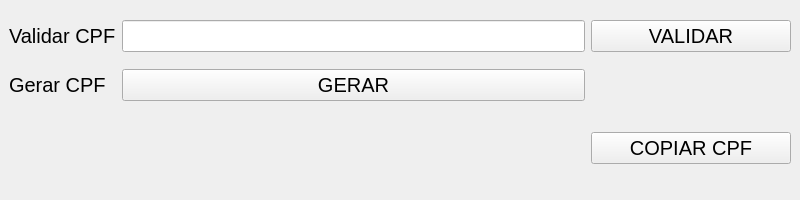
<?xml version="1.0" encoding="UTF-8"?>
<ui version="4.0">
 <class>MainWindow</class>
 <widget class="QMainWindow" name="MainWindow">
  <property name="geometry">
   <rect>
    <x>0</x>
    <y>0</y>
    <width>800</width>
    <height>200</height>
   </rect>
  </property>
  <property name="sizePolicy">
   <sizepolicy hsizetype="Fixed" vsizetype="Fixed">
    <horstretch>0</horstretch>
    <verstretch>0</verstretch>
   </sizepolicy>
  </property>
  <property name="minimumSize">
   <size>
    <width>800</width>
    <height>200</height>
   </size>
  </property>
  <property name="maximumSize">
   <size>
    <width>800</width>
    <height>200</height>
   </size>
  </property>
  <property name="windowTitle">
   <string>CPF Check Generator</string>
  </property>
  <widget class="QWidget" name="centralwidget">
   <layout class="QGridLayout" name="gridLayout">
    <item row="0" column="0">
     <widget class="QLabel" name="label_2">
      <property name="font">
       <font>
        <family>MS Sans Serif</family>
        <pointsize>15</pointsize>
       </font>
      </property>
      <property name="text">
       <string>Validar CPF</string>
      </property>
     </widget>
    </item>
    <item row="0" column="1">
     <widget class="QLineEdit" name="input_cpf">
      <property name="font">
       <font>
        <family>MS Sans Serif</family>
        <pointsize>15</pointsize>
       </font>
      </property>
     </widget>
    </item>
    <item row="0" column="2">
     <widget class="QPushButton" name="btn_validate_cpf">
      <property name="minimumSize">
       <size>
        <width>200</width>
        <height>0</height>
       </size>
      </property>
      <property name="font">
       <font>
        <family>MS Sans Serif</family>
        <pointsize>15</pointsize>
       </font>
      </property>
      <property name="text">
       <string>VALIDAR</string>
      </property>
     </widget>
    </item>
    <item row="1" column="0">
     <widget class="QLabel" name="label">
      <property name="font">
       <font>
        <family>MS Sans Serif</family>
        <pointsize>15</pointsize>
       </font>
      </property>
      <property name="text">
       <string>Gerar CPF</string>
      </property>
     </widget>
    </item>
    <item row="1" column="1">
     <widget class="QPushButton" name="btn_generate_cpf">
      <property name="font">
       <font>
        <family>MS Sans Serif</family>
        <pointsize>15</pointsize>
       </font>
      </property>
      <property name="text">
       <string>GERAR</string>
      </property>
     </widget>
    </item>
    <item row="2" column="0" colspan="2">
     <widget class="QLabel" name="return_label">
      <property name="font">
       <font>
        <family>MS Sans Serif</family>
        <pointsize>40</pointsize>
       </font>
      </property>
      <property name="styleSheet">
       <string notr="true">color: green;</string>
      </property>
      <property name="text">
       <string/>
      </property>
      <property name="alignment">
       <set>Qt::AlignCenter</set>
      </property>
     </widget>
    </item>
    <item row="2" column="2">
     <widget class="QPushButton" name="copy_cpf">
      <property name="minimumSize">
       <size>
        <width>200</width>
        <height>0</height>
       </size>
      </property>
      <property name="font">
       <font>
        <family>MS Sans Serif</family>
        <pointsize>15</pointsize>
       </font>
      </property>
      <property name="text">
       <string>COPIAR CPF</string>
      </property>
     </widget>
    </item>
   </layout>
  </widget>
 </widget>
 <connections/>
</ui>
